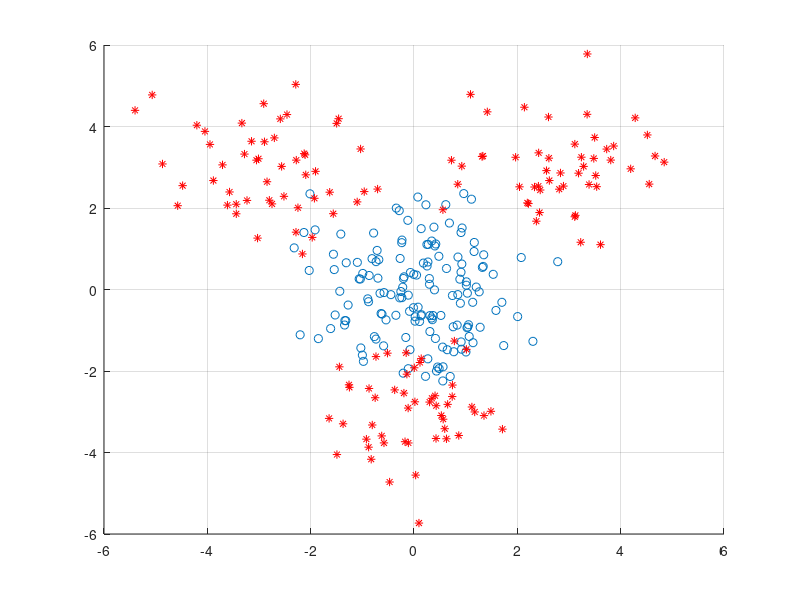

The MATLAB script that drew this image: (Note: this script raises an error after producing the figure.)
clear all;clc;close all

% Define Mean and Covariance matrix
mean1=[0,0];
cov1=[1,0;0,1];
mean2=[0,-3];
cov2=[1,0;0,1];
mean3=[-3,3];
cov3=[1,0;0,1];
mean4=[3,3];
cov4=[1,0;0,1];

% Create Class1 and Class2
class1=mvnrnd(mean1,cov1,150);
class2a=mvnrnd(mean2,cov2,50);
class2b=mvnrnd(mean3,cov3,50);
class2c=mvnrnd(mean4,cov4,50);
class2=[class2a;class2b;class2c];

% Plot of class
figure,scatter(class1(:,1),class1(:,2))
hold on
scatter(class2(:,1),class2(:,2),'*','MarkerEdgeColor',[1 0 0])
grid on

% Label each class 1 or 0
label1(1:150,1)=1;
label2(1:150,1)=0;
class1=horzcat(class1,label1);
class2=horzcat(class2,label2);

% define weight and Probability
w(1:300)=1/300;
p=w;
W=w;
n=0;
% Multiply each class by weight
Y=[class1;class2];
Y=[Y,w'];
temp=Y;
C=zeros(length(Y),6);
C(:,1:4)=Y;
n=0;
error_forall=[];
while n<200
    line_chosen=[];err1=[];err2=[];d1=[];d2=[];
    for t=-4:0.1:4
        for i=1:length(Y)            
            % Check if above or below thresholf t in x 
            if Y(i,1)<t
                C(i,5)=0;
            else
                C(i,5)=1;
            end
            if Y(i,2)<t
                C(i,6)=0;       
            else
                C(i,6)=1;              
            end
        end        
        
        % Find all Missclassified points in x and y
        for i=1:length(C)
            if C(i,3)~=C(i,5)
                e1(i)=p(i)'.*(abs((C(i,3)-C(i,5))));
            else
                e1(i)=0;
            end
            if C(i,3)~=C(i,6)
                e2(i)=p(i)'.*(abs((C(i,3)-C(i,6))));
            else
                e2(i)=0;
            end
        end
        % check if sum of error for x and y is greater than 0.5
        if sum(e1)>0.5
            C(:,5)=abs(1-C(:,5));
            err1=[err1;[t,(1-sum(e1))]]; % if greater invert classifications
        else
            err1=[err1;[t,sum(e1)]];
        end
        if sum(e2)>0.5
            C(:,6)=abs(1-C(:,6));
            err2=[err2;[t,(1-sum(e2))]]; % if greater invert classifications
        else
            err2=[err2;[t,sum(e2)]];
        end        
        % append the classified labels for reference
        d1=[d1;C(:,5)'];
        d2=[d2;C(:,6)'];
        d=[d1;d2];
    end
    % Assign label to identify missclassification of class1 or class2
    x_label(1:length(err1))=1;
    y_label(1:length(err1))=2;

    % add label to error
    err1=[err1,x_label'];
    err2=[err2,y_label'];
    err=[err1;err2];
    % Find minimum error 
    [min_dimerror,location]=min(err(:,2));        

%     Plot the threshold 
    if err(location,3)==2
        yline(err(location,1));
    else
        xline(err(location,1));
    end
    % Calculate beta and update weight vector  
    beta=min_dimerror/(1+min_dimerror);    
    if err(location,3)==1
        C(:,5)=d(location,:)';
        for i=1:length(w)
            if (C(i,3)==C(i,5))
                C(i,4)=C(i,4).*beta;
            end
        end
    else
        C(:,6)=d(location,:)';
        for i=1:length(w)
            if (C(i,3)==C(i,6))
                C(i,4)=C(i,4).*beta;
            end
        end
    end
    % Find error for each classification
    error_forall=[error_forall;min_dimerror];
    % Update the Probability distribution
    for i=1:length(p)
        p(i)=C(i,4)./sum(C(:,4));
    end    
    n=n+1;   
end
hold off

for i=1:length(error_forall)
    a(i)=(1-error_forall(i))/error_forall(i);
end